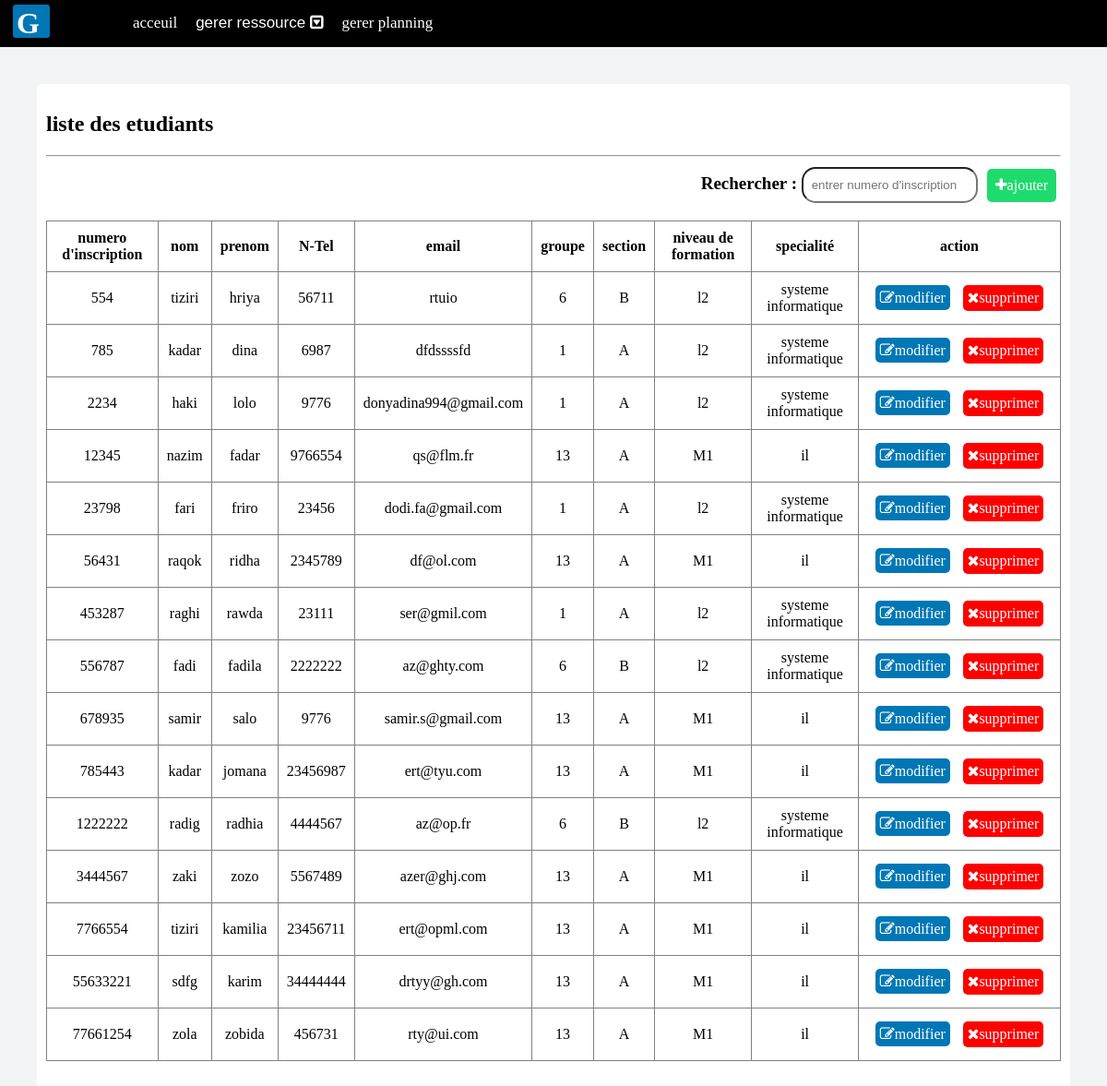
The page /crud.php on the database as committed earlier.
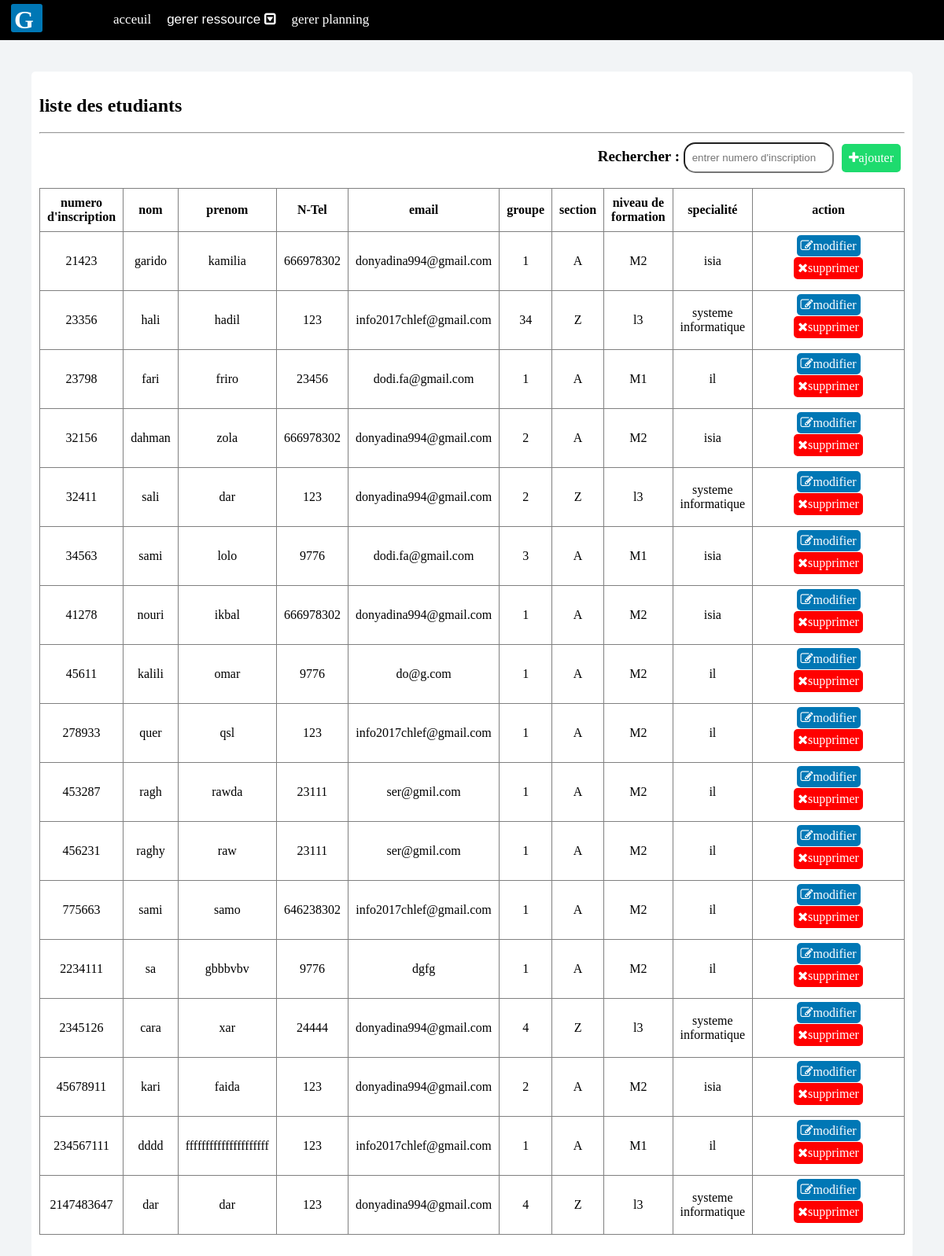
The same page on the database as committed later.
### tables this page shows
CREATE TABLE `etudiant` (
  `num_ins` int(11) NOT NULL,
  `nome` varchar(45) NOT NULL,
  `prenome` varchar(45) NOT NULL,
  `N_Tele` int(11) NOT NULL,
  `emaile` varchar(100) NOT NULL,
  `idG` int(11) DEFAULT NULL,
  `id_l` int(11) DEFAULT NULL,
  `identifiant` char(7) DEFAULT NULL
);

CREATE TABLE `groupe` (
  `idG` int(11) NOT NULL,
  `nomG` int(11) NOT NULL,
  `id_section` int(11) NOT NULL
);

CREATE TABLE `section` (
  `id_section` int(11) NOT NULL,
  `nom_section` varchar(1) NOT NULL,
  `id_n` int(11) DEFAULT NULL
);

CREATE TABLE `niveau_de_formation` (
  `id_n` int(11) NOT NULL,
  `nom_n` enum('l3','l2','M1','M2') NOT NULL,
  `specialité` varchar(45) NOT NULL
);

### crud.php (the view, shortened to what this page needs)
<!DOCTYPE html>
<html>
<head>
	<link rel="stylesheet" type="text/css" href="pA.css">
	<link rel="stylesheet" href="https://maxcdn.bootstrapcdn.com/font-awesome/4.7.0/css/font-awesome.min.css">
</head>
<body>
 <?php require_once 'dash.php'; ?>
 <div class="io">
	 <h2>liste des etudiants</h2>
	 <hr>
	 <div class="df">
	 	<label>Rechercher : </label>
	 	 <input type="text" id="myInput" onkeyup="myFunction()" placeholder=" entrer numero d'inscription ">
	      <a href="addstudent.php" id="rsw"><i class="fa fa-plus"></i>ajouter</a>
	 </div>
	 <table border="1" id="myTable">
	 	<tr>
	 		<th>numero d'inscription</th>
	 		<th>nom</th>
	 		<th>prenom</th>
	 		<th>N-Tel</th>
	 		<th>email</th>
	 		<th>groupe</th>
	 		<th>section</th>
	 		<th>niveau de formation</th>
	 		<th>specialité</th>
					<th id="at">action</th>
	 	</tr>
	 	 <?php
	   require_once 'model.php';
	   $q=$bd->query("select * from etudiant");
	   while ($t=$q->fetch()){
	   ?>
	   	<tr>
	 		<td><?php echo $t['num_ins'];?></td>
	 		<td><?php echo $t['nome'];?></td>
	 		<td><?php echo $t['prenome'];?></td>
	 		<td><?php echo $t['N_Tele'];?></td>
	 		<td><?php echo $t['emaile'];?></td>
	 		<td><?php $c=$bd->query("select nomG,id_section from groupe where idG=".$t['idG']);
	 		$v=$c->fetch();
	 		 echo $v['nomG'];?></td>
	 		 <td><?php $f=$bd->query("select nom_section,id_n from section where id_section=".$v['id_section']);
	 		$h=$f->fetch();
	 		 echo $h['nom_section'];?></td>
	 		  <td><?php $j=$bd->query("select nom_n,specialité from niveau_de_formation where id_n=".$h['id_n']);
	 		$l=$j->fetch();
	 		 echo $l['nom_n'];?></td>
	 		  <td><?php
	 		 echo $l['specialité'];?></td>
	 		<td><a id="ml" href="modifier.php?e=<?php echo $t['num_ins']; ?>&n=<?php
	 		 echo $l['nom_n'];?>&se=<?php
	 		 echo $l['specialité'];?>&id=<?php echo $h['id_n'];?>"><i class="fa fa-edit"></i>modifier</a>
			 <button id="s" type="button" onclick="delete_r('delete.php?id=',<?php echo $t['num_ins'];?>)"><i class="fa fa-times"></i>supprimer</button></td>
	 	</tr>
	 <?php } ?>
	 </table>
 </div>
</body>
</html>

Rows that differ between the two databases and show on the page:
removed etudiant: num_ins "554", nome "tiziri", prenome "hriya", N_Tele "56711", emaile "rtuio", idG.nomG "6", section.nom_section "B", niveau_de_formation.nom_n "l2", niveau_de_formation.specialité "systeme informatique"
removed etudiant: num_ins "785", nome "kadar", prenome "dina", N_Tele "6987", emaile "dfdssssfd", idG.nomG "1", section.nom_section "A", niveau_de_formation.nom_n "l2", niveau_de_formation.specialité "systeme informatique"
removed etudiant: num_ins "2234", nome "haki", prenome "lolo", N_Tele "9776", emaile "donyadina994@gmail.com", idG.nomG "1", section.nom_section "A", niveau_de_formation.nom_n "l2", niveau_de_formation.specialité "systeme informatique"
removed etudiant: num_ins "12345", nome "nazim", prenome "fadar", N_Tele "9766554", emaile "qs@flm.fr", idG.nomG "13", section.nom_section "A", niveau_de_formation.nom_n "M1", niveau_de_formation.specialité "il"
removed etudiant: num_ins "56431", nome "raqok", prenome "ridha", N_Tele "2345789", emaile "df@ol.com", idG.nomG "13", section.nom_section "A", niveau_de_formation.nom_n "M1", niveau_de_formation.specialité "il"
removed etudiant: num_ins "556787", nome "fadi", prenome "fadila", N_Tele "2222222", emaile "az@ghty.com", idG.nomG "6", section.nom_section "B", niveau_de_formation.nom_n "l2", niveau_de_formation.specialité "systeme informatique"
removed etudiant: num_ins "678935", nome "samir", prenome "salo", N_Tele "9776", emaile "samir.s@gmail.com", idG.nomG "13", section.nom_section "A", niveau_de_formation.nom_n "M1", niveau_de_formation.specialité "il"
removed etudiant: num_ins "785443", nome "kadar", prenome "jomana", N_Tele "23456987", emaile "ert@tyu.com", idG.nomG "13", section.nom_section "A", niveau_de_formation.nom_n "M1", niveau_de_formation.specialité "il"
removed etudiant: num_ins "1222222", nome "radig", prenome "radhia", N_Tele "4444567", emaile "az@op.fr", idG.nomG "6", section.nom_section "B", niveau_de_formation.nom_n "l2", niveau_de_formation.specialité "systeme informatique"
removed etudiant: num_ins "3444567", nome "zaki", prenome "zozo", N_Tele "5567489", emaile "azer@ghj.com", idG.nomG "13", section.nom_section "A", niveau_de_formation.nom_n "M1", niveau_de_formation.specialité "il"
removed etudiant: num_ins "7766554", nome "tiziri", prenome "kamilia", N_Tele "23456711", emaile "ert@opml.com", idG.nomG "13", section.nom_section "A", niveau_de_formation.nom_n "M1", niveau_de_formation.specialité "il"
removed etudiant: num_ins "55633221", nome "sdfg", prenome "karim", N_Tele "34444444", emaile "drtyy@gh.com", idG.nomG "13", section.nom_section "A", niveau_de_formation.nom_n "M1", niveau_de_formation.specialité "il"
removed etudiant: num_ins "77661254", nome "zola", prenome "zobida", N_Tele "456731", emaile "rty@ui.com", idG.nomG "13", section.nom_section "A", niveau_de_formation.nom_n "M1", niveau_de_formation.specialité "il"
added etudiant: num_ins "21423", nome "garido", prenome "kamilia", N_Tele "666978302", emaile "donyadina994@gmail.com", idG.nomG "1", section.nom_section "A", niveau_de_formation.nom_n "M2", niveau_de_formation.specialité "isia"
added etudiant: num_ins "23356", nome "hali", prenome "hadil", N_Tele "123", emaile "info2017chlef@gmail.com", idG.nomG "34", section.nom_section "Z", niveau_de_formation.nom_n "l3", niveau_de_formation.specialité "systeme informatique"
changed etudiant "fari": niveau_de_formation.nom_n "l2" → "M1"; niveau_de_formation.specialité "systeme informatique" → "il"
added etudiant: num_ins "32156", nome "dahman", prenome "zola", N_Tele "666978302", emaile "donyadina994@gmail.com", idG.nomG "2", section.nom_section "A", niveau_de_formation.nom_n "M2", niveau_de_formation.specialité "isia"
added etudiant: num_ins "32411", nome "sali", prenome "dar", N_Tele "123", emaile "donyadina994@gmail.com", idG.nomG "2", section.nom_section "Z", niveau_de_formation.nom_n "l3", niveau_de_formation.specialité "systeme informatique"
added etudiant: num_ins "34563", nome "sami", prenome "lolo", N_Tele "9776", emaile "dodi.fa@gmail.com", idG.nomG "3", section.nom_section "A", niveau_de_formation.nom_n "M1", niveau_de_formation.specialité "isia"
added etudiant: num_ins "41278", nome "nouri", prenome "ikbal", N_Tele "666978302", emaile "donyadina994@gmail.com", idG.nomG "1", section.nom_section "A", niveau_de_formation.nom_n "M2", niveau_de_formation.specialité "isia"
added etudiant: num_ins "45611", nome "kalili", prenome "omar", N_Tele "9776", emaile "do@g.com", idG.nomG "1", section.nom_section "A", niveau_de_formation.nom_n "M2", niveau_de_formation.specialité "il"
added etudiant: num_ins "278933", nome "quer", prenome "qsl", N_Tele "123", emaile "info2017chlef@gmail.com", idG.nomG "1", section.nom_section "A", niveau_de_formation.nom_n "M2", niveau_de_formation.specialité "il"
changed etudiant "rawda": nome "raghi" → "ragh"; niveau_de_formation.nom_n "l2" → "M2"; niveau_de_formation.specialité "systeme informatique" → "il"
added etudiant: num_ins "456231", nome "raghy", prenome "raw", N_Tele "23111", emaile "ser@gmil.com", idG.nomG "1", section.nom_section "A", niveau_de_formation.nom_n "M2", niveau_de_formation.specialité "il"
added etudiant: num_ins "775663", nome "sami", prenome "samo", N_Tele "646238302", emaile "info2017chlef@gmail.com", idG.nomG "1", section.nom_section "A", niveau_de_formation.nom_n "M2", niveau_de_formation.specialité "il"
added etudiant: num_ins "2234111", nome "sa", prenome "gbbbvbv", N_Tele "9776", emaile "dgfg", idG.nomG "1", section.nom_section "A", niveau_de_formation.nom_n "M2", niveau_de_formation.specialité "il"
added etudiant: num_ins "2345126", nome "cara", prenome "xar", N_Tele "24444", emaile "donyadina994@gmail.com", idG.nomG "4", section.nom_section "Z", niveau_de_formation.nom_n "l3", niveau_de_formation.specialité "systeme informatique"
added etudiant: num_ins "45678911", nome "kari", prenome "faida", N_Tele "123", emaile "donyadina994@gmail.com", idG.nomG "2", section.nom_section "A", niveau_de_formation.nom_n "M2", niveau_de_formation.specialité "isia"
added etudiant: num_ins "234567111", nome "dddd", prenome "fffffffffffffffffffff", N_Tele "123", emaile "info2017chlef@gmail.com", idG.nomG "1", section.nom_section "A", niveau_de_formation.nom_n "M1", niveau_de_formation.specialité "il"
added etudiant: num_ins "2147483647", nome "dar", prenome "dar", N_Tele "123", emaile "donyadina994@gmail.com", idG.nomG "4", section.nom_section "Z", niveau_de_formation.nom_n "l3", niveau_de_formation.specialité "systeme informatique"
